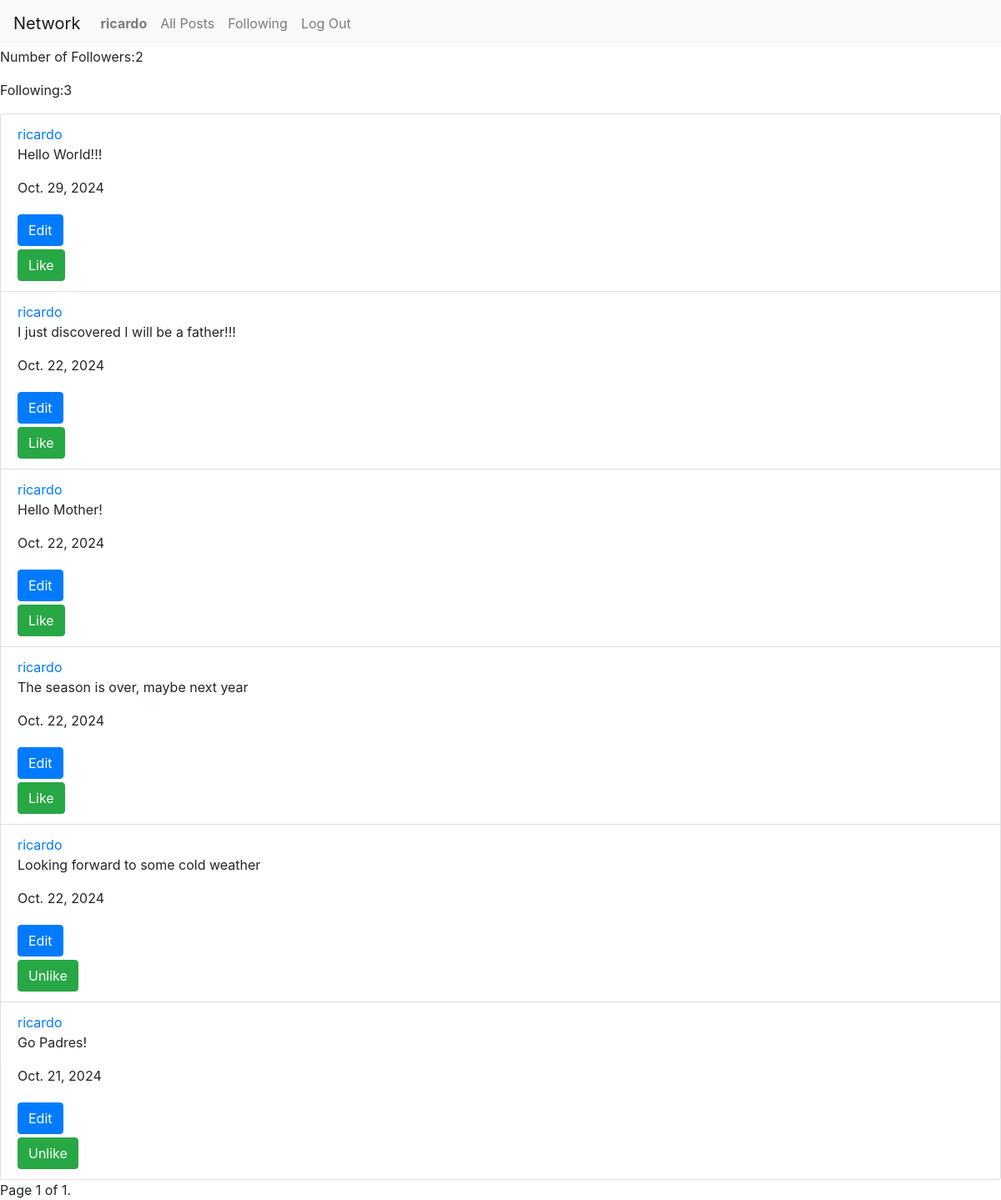
The app's page /profile/ricardo (signed in) with its own data.
### network/models.py (models this page shows, shortened)
class User(AbstractUser):
    pass

class Posts(models.Model):
    author = models.ForeignKey(User, on_delete=models.CASCADE, related_name="user_posts")
    comment_content =  models.CharField(max_length=400)
    date = models.DateField(auto_now_add=True)

### network/views.py (the view)
# urls.py: path("profile/<str:user>", views.profile, name ="profile"),
def profile(request, user):
    try:
        user_details = User.objects.get(username=user)
    except:
        user_details = None
        return render(request, "network/error.html", {
        "error_message":"User doesn't exist"})
    try:
        user_relationship = Follow.objects.get(user=request.user,other_user=user_details)
        user_following = True
    except:
        user_following = False
    if user_details == request.user:
        self_user = True
    else:
        self_user = False
    following = Follow.objects.filter(user=user_details)
    number_following = len(following)
    followers = Follow.objects.filter(other_user=user_details)
    number_followers = len(followers)
    user_posts = Posts.objects.filter(author=user_details).order_by("id").reverse()
    objects = user_posts
    paginator = Paginator(objects, 10)
    page_number = request.GET.get('page')
    try:
        page_posts = paginator.page(page_number)
    except PageNotAnInteger:
        page_posts = paginator.page(1)
    except EmptyPage:
        page_posts = paginator.page(paginator.num_pages)
    likes = []
    try:
        list_of_likes = Likes.objects.filter(user=request.user)
        for positive_relation in list_of_likes:
            likes.append(positive_relation.post.id)
    except:
        likes = []
    return render(request, "network/profile.html", {
        "page_posts":page_posts, "user_following":user_following, "user_name":user, "self_user":self_user, "number_following":number_following, "number_followers":number_followers, 'likes':likes
    })

### network/templates/network/profile.html (shortened to what this page needs)
{% extends "network/layout.html" %}
{% block body %}
<div class="followers">
    <p>Number of Followers:{{number_followers}}</p>
    <p>Following:{{number_following}}</p>
</div>
<ul class="list-group">
    {% for post in page_posts %}
        <li class="list-group-item" data-post-id="{{ post.id }}">
            <a href="{% url 'profile' user=post.author %}">{{post.author}}</a>
            <p id="content_{{post.id}}">{{post.comment_content}}</p>
            <p>{{post.date}}</p>
            {% if post.author == user %}
                <button onclick="Edit({{post.id}})" id="edit_button_{{post.id}}" class="btn btn-primary my-1">Edit</button>
            {% endif %}
            {% if user.is_authenticated %}
                <div id="post_like_{{post.id}}">
                    {% if post.id in likes %}
                    <button onclick="Remove_like({{post.id}})" id="remove_like_button_{{post.id}}" class="btn btn-success">Unlike</button>
                    {% else %}
                    <button onclick="Add_like({{post.id}})" id="add_like_button_{{post.id}}" class="btn btn-success">Like</button>
                    {% endif %}
                </div>
            {% endif %}
        </li>
    {% endfor %}
</ul>
<div class="pagination">
    <span class="step-links">
        <span class="current">
            Page {{ page_posts.number }} of {{ page_posts.paginator.num_pages }}.
        </span>
    </span>
</div>
{% endblock %}

### network/templates/network/layout.html (shortened to what this page needs)
{% load static %}
<!DOCTYPE html>
<html lang="en">
    <head>
        <link rel="stylesheet" href="https://stackpath.bootstrapcdn.com/bootstrap/4.4.1/css/bootstrap.min.css">
        <link href="{% static 'network/styles.css' %}" rel="stylesheet">
    </head>
    <body>
        <nav class="navbar navbar-expand-lg navbar-light bg-light">
            <a class="navbar-brand" href="#">Network</a>
            <div>
              <ul class="navbar-nav mr-auto">
                {% if user.is_authenticated %}
                    <li class="nav-item">
                        <a class="nav-link" href="{% url 'profile' user=user.username %}"><strong>{{ user.username }}</strong></a>
                    </li>
                {% endif %}
                <li class="nav-item">
                  <a class="nav-link" href="{% url 'index' %}">All Posts</a>
                </li>
                {% if user.is_authenticated %}
                    <li class="nav-item">
                        <a class="nav-link" href="{% url 'following' %}">Following</a>
                    </li>
                    <li class="nav-item">
                        <a class="nav-link" href="{% url 'logout' %}">Log Out</a>
                    </li>
                {% endif %}
              </ul>
            </div>
          </nav>
        <div class="body">
            {% block body %}
            {% endblock %}
        </div>
    </body>
</html>

### records on screen
User: username "ricardo"
Posts: author "ricardo", comment_content "Hello World!!!", date "Oct. 29, 2024"
Posts: author "ricardo", comment_content "I just discovered I will be a father!!!", date "Oct. 22, 2024"
Posts: author "ricardo", comment_content "Hello Mother!", date "Oct. 22, 2024"
Posts: author "ricardo", comment_content "The season is over, maybe next year", date "Oct. 22, 2024"
Posts: author "ricardo", comment_content "Looking forward to some cold weather", date "Oct. 22, 2024"
Posts: author "ricardo", comment_content "Go Padres!", date "Oct. 21, 2024"

### other values on screen
{{ number_followers }} "2"
{{ number_following }} "3"
{{ page_posts.number }} "1"
{{ page_posts.paginator.num_pages }} "1"
